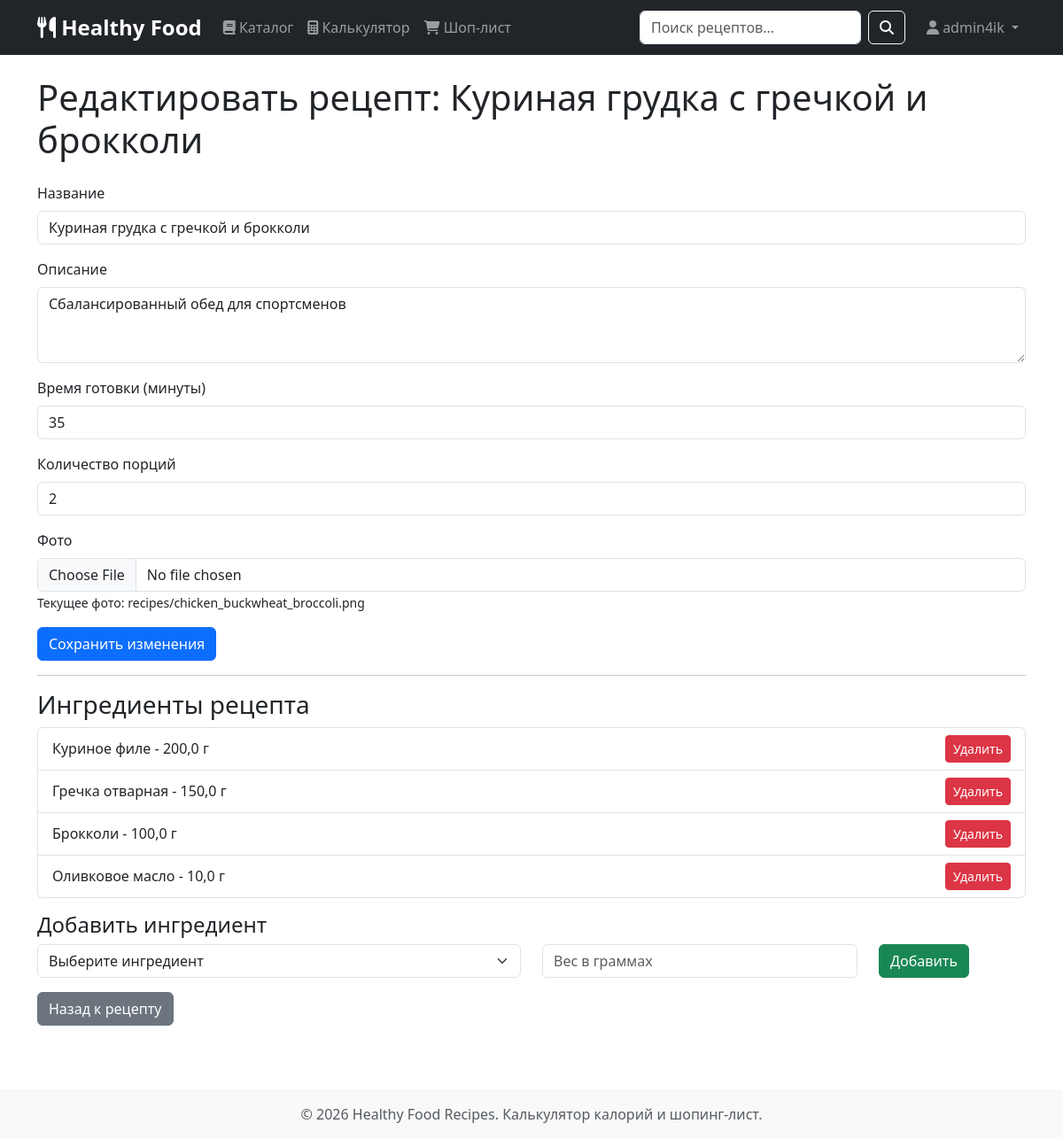
The page /edit-recipe/1/ (signed in) on the database its author committed.
### recipes/models.py (models this page shows, shortened)
class Recipe(models.Model):
    title = models.CharField(max_length=200)
    description = models.TextField()
    cooking_time = models.IntegerField(help_text='минуты')
    image = models.ImageField(upload_to='recipes/', blank=True, null=True)
    servings = models.IntegerField(default=1)
    author = models.ForeignKey(User, on_delete=models.CASCADE, null=True, blank=True, related_name='recipes')
    class Meta:
        verbose_name = 'Рецепт'
        verbose_name_plural = 'Рецепты'
        permissions = [
            ('can_edit_all_recipes', 'Может редактировать любые рецепты'),
            ('can_delete_all_recipes', 'Может удалять любые рецепты'),
        ]

class RecipeIngredient(models.Model):
    recipe = models.ForeignKey(Recipe, on_delete=models.CASCADE)
    ingredient = models.ForeignKey(Ingredient, on_delete=models.CASCADE)
    quantity_grams = models.FloatField()
    class Meta:
        verbose_name = 'Ингредиент рецепта'
        verbose_name_plural = 'Ингредиенты рецептов'

class Ingredient(models.Model):
    name = models.CharField(max_length=200)
    calories = models.FloatField(help_text='ккал на 100г')
    protein = models.FloatField()
    fat = models.FloatField()
    carbs = models.FloatField()
    class Meta:
        verbose_name = 'Ингредиент'
        verbose_name_plural = 'Ингредиенты'

### recipes/views.py (the view, shortened to what this page needs)
# urls.py: path('edit-recipe/<int:pk>/', views.edit_recipe, name='edit_recipe'),
@login_required
def edit_recipe(request, pk):
    recipe = get_object_or_404(Recipe, pk=pk)
    if not can_edit_recipe(request.user, recipe):
        raise PermissionDenied("У вас нет прав на редактирование этого рецепта")
    ingredients = Ingredient.objects.all()
    recipe_ingredients = RecipeIngredient.objects.filter(recipe=recipe)
    return render(request, 'recipes/edit_recipe.html', {
        'recipe': recipe,
        'ingredients': ingredients,
        'recipe_ingredients': recipe_ingredients,
    })

### recipes/views.py (called while the page is built, shortened)
def can_edit_recipe(user, recipe):
    if user.is_superuser:
        return True

### recipes/templates/recipes/edit_recipe.html (shortened to what this page needs)
{% extends 'base.html' %}
{% block content %}
<h1 class="mb-4">Редактировать рецепт: {{ recipe.title }}</h1>
<form method="post" enctype="multipart/form-data">
    <div class="mb-3">
        <label class="form-label">Название</label>
        <input type="text" name="title" class="form-control" value="{{ recipe.title }}" required>
    </div>
    <div class="mb-3">
        <label class="form-label">Описание</label>
        <textarea name="description" class="form-control" rows="3" required>{{ recipe.description }}</textarea>
    </div>
    <div class="mb-3">
        <label class="form-label">Время готовки (минуты)</label>
        <input type="number" name="cooking_time" class="form-control" value="{{ recipe.cooking_time }}" required>
    </div>
    <div class="mb-3">
        <label class="form-label">Количество порций</label>
        <input type="number" name="servings" class="form-control" value="{{ recipe.servings }}" required>
    </div>
    <div class="mb-3">
        <label class="form-label">Фото</label>
        <input type="file" name="image" class="form-control">
        {% if recipe.image %}
        <small>Текущее фото: {{ recipe.image.name }}</small>
        {% endif %}
    </div>
    <button type="submit" class="btn btn-primary">Сохранить изменения</button>
</form>
<hr>
<h3>Ингредиенты рецепта</h3>
<ul class="list-group mb-3">
    {% for ing in recipe_ingredients %}
    <li class="list-group-item d-flex justify-content-between align-items-center">
        {{ ing.ingredient.name }} - {{ ing.quantity_grams }} г
        <a href="{% url 'remove_ingredient' recipe.id ing.id %}" class="btn btn-danger btn-sm">Удалить</a>
    </li>
    {% empty %}
    <li class="list-group-item">Нет ингредиентов</li>
    {% endfor %}
</ul>
<h4>Добавить ингредиент</h4>
<form method="post" action="{% url 'add_ingredient_to_recipe' recipe.id %}">
    <div class="row">
        <div class="col-md-6">
            <select name="ingredient_id" class="form-select" required>
                <option value="">Выберите ингредиент</option>
            </select>
        </div>
        <div class="col-md-4">
            <input type="number" name="quantity_grams" class="form-control" placeholder="Вес в граммах" required>
        </div>
        <div class="col-md-2">
            <button type="submit" class="btn btn-success">Добавить</button>
        </div>
    </div>
</form>
<a href="{% url 'recipe_detail' recipe.id %}" class="btn btn-secondary mt-3">Назад к рецепту</a>
{% endblock %}

### templates/base.html (shortened to what this page needs)
<!DOCTYPE html>
<html lang="ru">
<head>
    <link href="https://cdn.jsdelivr.net/npm/bootstrap@5.3.0/dist/css/bootstrap.min.css" rel="stylesheet">
    <link rel="stylesheet" href="https://cdnjs.cloudflare.com/ajax/libs/font-awesome/6.4.0/css/all.min.css">
</head>
<body>
    <nav class="navbar navbar-expand-lg navbar-dark bg-dark">
        <div class="container">
            <a class="navbar-brand" href="{% url 'recipe_list' %}">
                <i class="fas fa-utensils"></i> Healthy Food
            </a>
            <div class="collapse navbar-collapse" id="navbarNav">
                <ul class="navbar-nav me-auto">
                    <li class="nav-item">
                        <a class="nav-link {% if request.resolver_match.url_name == 'recipe_list' %}active{% endif %}" href="{% url 'recipe_list' %}">
                            <i class="fas fa-book"></i> Каталог
                        </a>
                    </li>
                    <li class="nav-item">
                        <a class="nav-link {% if request.resolver_match.url_name == 'calculator' %}active{% endif %}" href="{% url 'calculator' %}">
                            <i class="fas fa-calculator"></i> Калькулятор
                        </a>
                    </li>
                    <li class="nav-item">
                        <a class="nav-link {% if request.resolver_match.url_name == 'shopping_list' %}active{% endif %}" href="{% url 'shopping_list' %}">
                            <i class="fas fa-shopping-cart"></i> Шоп-лист
                        </a>
                    </li>
                </ul>
                <form class="d-flex search-form me-3" action="{% url 'recipe_list' %}" method="get">
                    <input class="form-control me-2" type="search" name="search" placeholder="Поиск рецептов..." value="{{ search_query }}">
                    <button class="btn btn-outline-light" type="submit">
                        <i class="fas fa-search"></i>
                    </button>
                </form>
                <ul class="navbar-nav">
                    {% if user.is_authenticated %}
                        <li class="nav-item dropdown">
                            <a class="nav-link dropdown-toggle" href="#" id="userDropdown" role="button" data-bs-toggle="dropdown">
                                <i class="fas fa-user"></i> {{ user.username }}
                            </a>
                        </li>
                    {% endif %}
                </ul>
            </div>
        </div>
    </nav>
    <main class="py-4">
        <div class="container">
            {% block content %}
            {% endblock %}
        </div>
    </main>
    <footer class="bg-light text-center py-3 mt-5">
        <div class="container">
            <span class="text-muted">© 2026 Healthy Food Recipes. Калькулятор калорий и шопинг-лист.</span>
        </div>
    </footer>
</body>
</html>

### templates/base.html (style rules this page uses)
.navbar-brand { font-weight: bold; font-size: 1.5rem; }
.search-form { width: 300px; }

### rows shown on the page
Recipe: title "Куриная грудка с гречкой и брокколи", description "Сбалансированный обед для спортсменов", cooking_time "35", servings "2", image.name "recipes/chicken_buckwheat_broccoli.png"
RecipeIngredient: ingredient.name "Куриное филе", quantity_grams "200,0"
RecipeIngredient: ingredient.name "Гречка отварная", quantity_grams "150,0"
RecipeIngredient: ingredient.name "Брокколи", quantity_grams "100,0"
RecipeIngredient: ingredient.name "Оливковое масло", quantity_grams "10,0"

### other values the page prints
{{ user.username }} "admin4ik"
